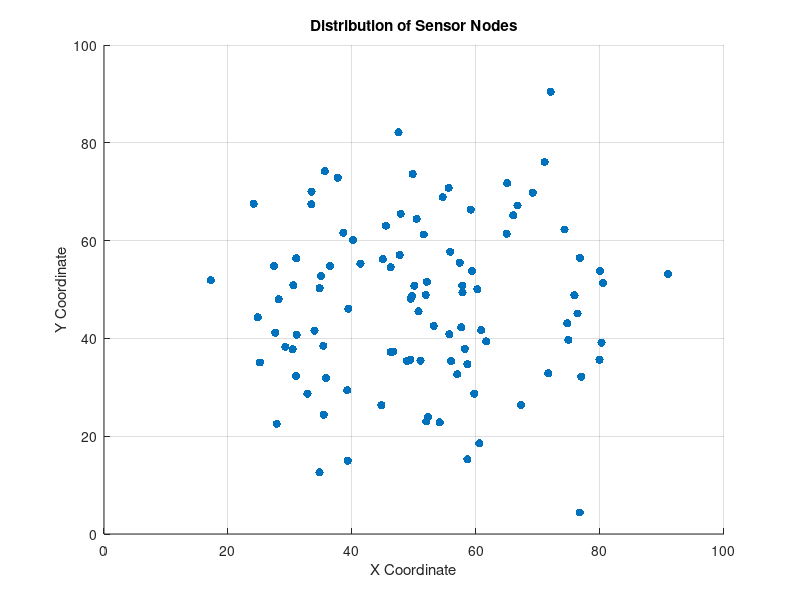

Write MATLAB code to recreate this figure. (Note: this script raises an error after producing the figure.)
clear;
clc;
close all;

% Network Parameters
numSensors = 100; % Number of sensors
xMax = 100; % Area dimensions
yMax = 100;
commRange = 20; % Communication range
numClusters = round(numSensors * 0.10); % Approximately 10% of nodes as CHs
dataSize = 10; % Size of data packets (units)
energyPerDataUnit = 0.5; % Energy consumed per unit of data transmission
p = 0.1; % Desired percentage of CHs (e.g., 10% of nodes are CHs)
rounds = 100; % Total number of rounds for simulation

% Normal distribution parameters
mu_x = xMax / 2; % Mean for x-coordinates
sigma_x = xMax / 6; % Standard deviation for x-coordinates
mu_y = yMax / 2; % Mean for y-coordinates
sigma_y = yMax / 6; % Standard deviation for y-coordinates

% Generate random positions for sensors using normal distribution
sensorPositions = [normrnd(mu_x, sigma_x, numSensors, 1), ...
                  normrnd(mu_y, sigma_y, numSensors, 1)];

% Clip positions to remain within the area boundaries
sensorPositions(:, 1) = min(max(sensorPositions(:, 1), 0), xMax);
sensorPositions(:, 2) = min(max(sensorPositions(:, 2), 0), yMax);
% Plot the distribution of nodes
figure;
scatter(sensorPositions(:, 1), sensorPositions(:, 2), 'filled');
xlabel('X Coordinate');
ylabel('Y Coordinate');
title('Distribution of Sensor Nodes');
xlim([0 xMax]);
ylim([0 yMax]);
grid on;
% Assign random attributes to sensors (e.g., energy levels and capabilities)
sensorEnergy = rand(numSensors, 1) * 100; % Energy levels between 0 and 100
initialEnergy = sensorEnergy; % Initial energy
sensorCapabilities = randi([1, 5], numSensors, 1); % Capabilities between 1 and 5

% Compute distance to Base Station (BS)
BS_position = [xMax / 2, yMax / 2]; % BS position at center
distToBS = sqrt((sensorPositions(:, 1) - BS_position(1)).^2 + (sensorPositions(:, 2) - BS_position(2)).^2);
maxDistToBS = max(distToBS);

% Compute the number of neighbors for each node
neighborCounts = zeros(numSensors, 1);
for i = 1:numSensors
    distances = sqrt((sensorPositions(:, 1) - sensorPositions(i, 1)).^2 + (sensorPositions(:, 2) - sensorPositions(i, 2)).^2);
    neighborCounts(i) = sum(distances <= commRange) - 1; % Exclude itself
end

% Function to calculate impact values
function weights = calculateWeights(distToBS, maxDistToBS, neighborCounts, sensorEnergy, initialEnergy, p, round)
    numSensors = length(distToBS);
    % Distance Factor (D_f)
    D_f = distToBS / maxDistToBS;

    % Node Density Factor (N_f)
    N_f = neighborCounts / numSensors;

    % Energy Factor (E_f)
    E_f = sensorEnergy ./ initialEnergy;

    % Probability Factor (T_f)
    T_f = (p * rand(numSensors, 1)) ./ (1 - p * mod(round, 1 / p));

    % Weights Calculation
    % Coefficients (You can adjust these according to importance)
    alpha = 0.25; % Weight for Distance Factor
    beta = 0.25;  % Weight for Node Density Factor
    gamma = 0.25; % Weight for Energy Factor
    delta = 0.25; % Weight for Probability Factor

    weights = alpha * (1 - D_f) + beta * N_f + gamma * E_f + delta * T_f; % Note (1 - D_f) to give higher weight for closer nodes
end

% Function to select cluster heads based on probabilistic approach
function [clusterHeads, clusterAssignments] = selectClusterHeads(sensorPositions, weights, numClusters, round, p)
    numSensors = size(sensorPositions, 1);
    clusterHeads = NaN(numClusters, 2);
    clusterAssignments = zeros(numSensors, 1);

    % Probability Factor
    probabilities = (p * rand(numSensors, 1)) ./ (1 - p * mod(round, 1 / p));
    
    % Sort nodes by their impact values
    [~, sortedIndices] = sort(weights, 'descend');
    
    % Select top nodes based on sorted impact values
    topIndices = sortedIndices(1:numSensors);
    
    % Initialize the number of CHs selected
    numSelected = 0;
    
    % Try to select cluster heads
    for i = 1:numSensors
        idx = topIndices(i);
        if rand() < probabilities(idx) % Use probability to select CH
            if numSelected < numClusters
                clusterHeads(numSelected + 1, :) = sensorPositions(idx, :);
                numSelected = numSelected + 1;
            else
                break;
            end
        end
    end

    % Ensure at least numClusters CHs are selected
    if numSelected < numClusters
        % If not enough CHs are selected, randomly select from remaining nodes
        remainingIndices = setdiff(1:numSensors, topIndices(1:numSelected));
        additionalHeads = remainingIndices(1:(numClusters - numSelected));
        clusterHeads(numSelected + 1:numClusters, :) = sensorPositions(additionalHeads, :);
    end

    % Update cluster assignments based on selected cluster heads
    for i = 1:numSensors
        if any(~isnan(clusterHeads(:,1))) % Ensure that newClusterHeads is not empty
            distances = arrayfun(@(c) distance(sensorPositions(i, :), clusterHeads(c, :)), 1:numClusters);
            [~, clusterAssignments(i)] = min(distances);
        end
    end
end

% Function to calculate average load
function [lambda, loadMatrix] = calculateLoadMatrix(clusterAssignments, weights, numClusters)
    numSensors = length(clusterAssignments);
    loadMatrix = zeros(numSensors, numClusters);

    % Calculate the average load per cluster
    avgLoad = mean(weights);
    
    % Calculate load difference b = l - avgLoad
    loadDifference = weights - avgLoad;

    % Define matrix A for least-squares solution
    A = eye(numSensors); % Simplistic matrix for illustration; adjust based on problem specifics

    % Define vector b for least-squares solution
    b = loadDifference;

    % Solve for λ using least-squares
    lambda = A \ b;

    % Calculate the load transfer matrix δ
    loadMatrix = loadDifference - lambda;
end

% Function to reconfigure cluster heads based on load balancing
function [newClusterHeads, clusterAssignments] = reconfigureClusterHeads(sensorPositions, weights, clusterAssignments, numClusters, numSensors)
    % Calculate average load
    averageLoad = mean(weights); % Assuming weights reflect load
    loadDifference = weights - averageLoad;

    % Initialize new cluster heads
    newClusterHeads = NaN(numClusters, 2);

    % Initialize load transfer matrix
    loadMatrix = zeros(numSensors, numClusters);
    
    % Update loadMatrix with load differences
    for i = 1:numSensors
        clusterIdx = clusterAssignments(i);
        if clusterIdx > 0
            loadMatrix(i, clusterIdx) = loadDifference(i);
        end
    end

    % Solve for λ using least-squares or other method
    % Construct A and b for solving lambda
    A = eye(numSensors);
    b = loadDifference;

    % Solve the least-squares problem
    lambda = A \ b;

    % Calculate the load transfer matrix δ
    delta = loadMatrix - lambda;

    % Reconfigure cluster heads based on load
    for c = 1:numClusters
        % Get the nodes in the current cluster
        clusterNodes = find(clusterAssignments == c);

        % Skip if no nodes are assigned to this cluster
        if isempty(clusterNodes)
            continue;
        end

        % Determine nodes with high load
        highLoadNodes = clusterNodes(delta(clusterNodes, c) > 0);

        % Determine nodes with moderate or low load
        moderateOrLowLoadNodes = clusterNodes(delta(clusterNodes, c) <= 0);

        % Reconfigure if the current CH is a high-load node
        currentCH = find(clusterAssignments == c & ~isnan(clusterAssignments), 1);
        if ~isempty(currentCH)
            % Reconfigure if high load or moderate load with a better candidate
            if any(delta(currentCH, c) > 0) || ...
               (any(delta(moderateOrLowLoadNodes, c) > 0) && ...
               any(weights(moderateOrLowLoadNodes) > weights(currentCH)))
                
                % Find the best candidate for new CH
                if ~isempty(highLoadNodes)
                    bestCandidate = highLoadNodes(1); % Simplify for demonstration
                else
                    bestCandidate = moderateOrLowLoadNodes(1); % Simplify for demonstration
                end

                % Replace current CH
                if ~isempty(bestCandidate)
                    newClusterHeads(c, :) = sensorPositions(bestCandidate, :);
                end
            else
                % Maintain current CH
                newClusterHeads(c, :) = sensorPositions(currentCH, :);
            end
        end
    end
end

% Simulation over rounds
totalEnergy = zeros(rounds, 1);
fnd = zeros(rounds, 1);
hnd = zeros(rounds, 1);
lnd = zeros(rounds, 1);

fndTime = zeros(rounds, 1);

for round = 1:rounds
    % Calculate weights based on current state
    weights = calculateWeights(distToBS, maxDistToBS, neighborCounts, sensorEnergy, initialEnergy, p, round);
    
    % Select cluster heads based on weights
    [clusterHeads, clusterAssignments] = selectClusterHeads(sensorPositions, weights, numClusters, round, p);
    
    % Calculate load matrix and balance loads
    [lambda, loadMatrix] = calculateLoadMatrix(clusterAssignments, weights, numClusters);
    
    % Reconfigure cluster heads based on load
    [newClusterHeads, clusterAssignments] = reconfigureClusterHeads(sensorPositions, weights, clusterAssignments, numClusters, numSensors);
    
    % Update energy levels based on transmission (simplified for demonstration)
    energyConsumption = dataSize * energyPerDataUnit; % Energy consumption per data transmission
    sensorEnergy = sensorEnergy - energyConsumption * (clusterAssignments > 0); % Reduce energy for nodes that transmitted
    
    % Calculate and time FND
    tic; % Start timing for FND
    fnd(round) = sum(sensorEnergy <= 0 & initialEnergy > 0); % FND
    fndTime(round) = toc; % Store time taken for FND calculation
    
    % Store other statistics
    totalEnergy(round) = sum(sensorEnergy);
    hnd(round) = sum(sensorEnergy < 0 & initialEnergy > 0); % HND
    lnd(round) = sum(sensorEnergy < 0); % LND
end

% Visualization of FND time
figure;
plot(1:rounds, fndTime, '-o');
xlabel('Rounds');
ylabel('Time for FND Calculation (seconds)');
title('Time Taken to Calculate FND over Rounds');
grid on;

% Visualization for FND, HND, and LND
figure;
bar3([fnd, hnd, lnd]);
set(gca, 'XTickLabel', {'FND', 'HND', 'LND'}, 'YTickLabel', num2cell(1:rounds), 'ZTickLabel', []);
xlabel('Metrics');
ylabel('Rounds');
zlabel('Count');
title('FND, HND, and LND over Rounds');
grid on;

% Visualization for FND, HND, and LND
figure;
bar3([fnd, hnd, lnd]);
set(gca, 'XTickLabel', {'FND', 'HND', 'LND'}, 'YTickLabel', num2cell(1:rounds), 'ZTickLabel', []);
xlabel('Metrics');
ylabel('Rounds');
zlabel('Count');
title('FND, HND, and LND over Rounds');
grid on;

% Visualization of HND over rounds
figure;
plot(1:rounds, hnd, '-s', 'MarkerFaceColor', 'b');
xlabel('Rounds');
ylabel('Half Node Deaths (HND)');
title('Half Node Deaths (HND) over Rounds');
grid on;

% Visualization of LND over rounds
figure;
plot(1:rounds, lnd, '-d', 'MarkerFaceColor', 'r');
xlabel('Rounds');
ylabel('Last Node Deaths (LND)');
title('Last Node Deaths (LND) over Rounds');
grid on;
